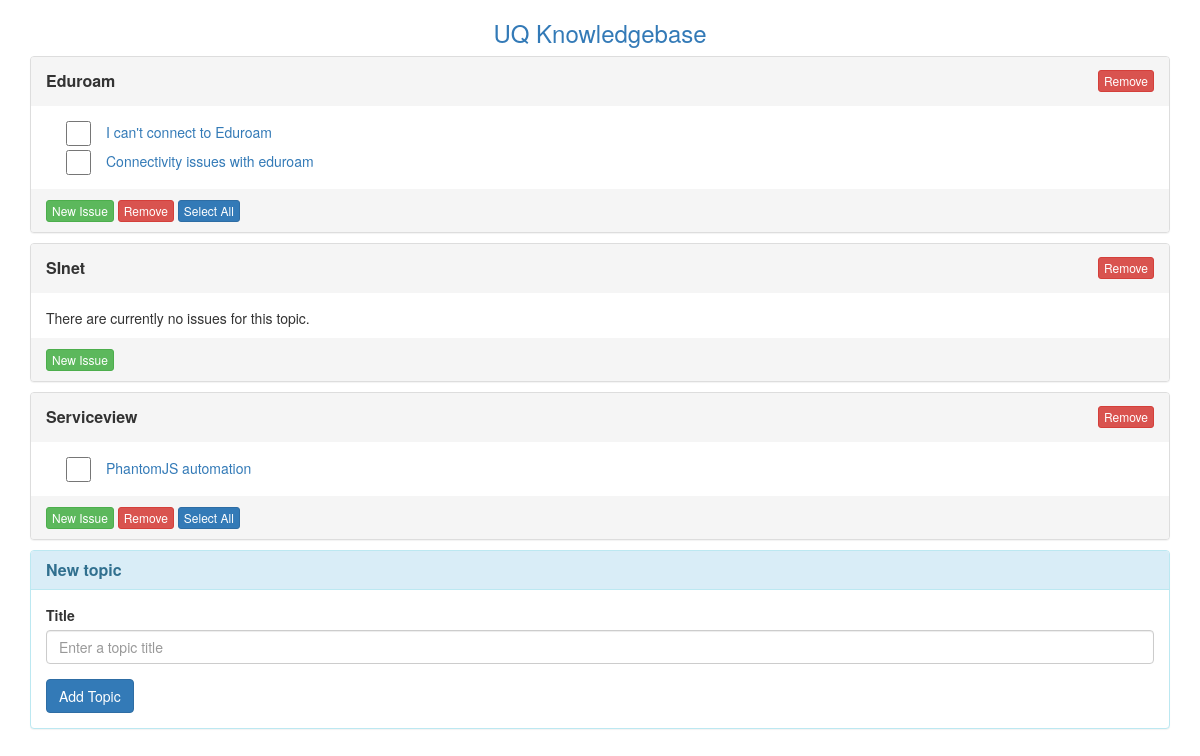
/uq-knowledgebase/editTopics.php, run on the app's committed database.
### tables this page shows
CREATE TABLE IF NOT EXISTS `topics` (
  `topic_id` int(11) NOT NULL AUTO_INCREMENT,
  `name` text,
  PRIMARY KEY (`topic_id`)
);

CREATE TABLE IF NOT EXISTS `issues` (
  `topic_id` int(11) NOT NULL,
  `issue_id` int(11) NOT NULL AUTO_INCREMENT COMMENT 'Issue PK',
  `member_id` int(11) NOT NULL,
  `issue` text NOT NULL,
  `answer` longtext,
  `upvotes` int(11) NOT NULL DEFAULT '0',
  `downvotes` int(11) NOT NULL DEFAULT '0',
  `tags` text NOT NULL,
  `create_dt` datetime NOT NULL,
  `update_dt` datetime DEFAULT NULL,
  `revision` int(11) NOT NULL DEFAULT '1',
  `allow_comments` tinyint(1) NOT NULL DEFAULT '1',
  PRIMARY KEY (`issue_id`),
  KEY `topic_id` (`topic_id`),
  KEY `member_id` (`member_id`)
);

### uq-knowledgebase/inc/api.php (called while the page is built, shortened)
<?php
    class DataModel {
        private $db;
        public function __construct() {
            $db_user = "root";
            $db_pass = "pass";
            try {
                $this->db = new PDO("mysql:host=localhost;dbname=uqkb;charset=utf8",
                    $db_user, $db_pass, array(
                        PDO::ATTR_PERSISTENT => true,
                        PDO::ATTR_EMULATE_PREPARES => false,
                        PDO::ATTR_ERRMODE => PDO::ERRMODE_EXCEPTION));
            } catch (PDOException $e) {
                echo "Error connecting to database " . $e->getMessage() . "<br />";
            }
        }
        public function getAllTopics() {
            $query = "SELECT * FROM topics";
            $stmt = $this->db->prepare($query);
            $stmt->execute();
            $result = $stmt->fetchAll(PDO::FETCH_ASSOC);
            return $result;
        }
        public function getAllIssues($topicID) {
            $query = "SELECT *, (upvotes - downvotes) AS score FROM issues WHERE topic_id = ? ORDER BY score DESC";
            $stmt = $this->db->prepare($query);
            $stmt->execute(array($topicID));
            $result = $stmt->fetchAll(PDO::FETCH_ASSOC);
            return $result;
        }
    }
    $model = new DataModel();
?>

### uq-knowledgebase/editTopics.php (the view, shortened to what this page needs)
<?php
    include("inc/api.php");
?>
<!DOCTYPE html>
<html>
    <head>
        <?php include("inc/head.php"); ?>
    </head>
    <body>
        <div class="container">
            <div class="row">
                <div class="col-md-12">
                    <h3 class="text-center"><a href="topics.php">UQ Knowledgebase</a></h3>
                    <div class="panel-group" id="accordion">
                    <?php if ($topics = ($model->getAllTopics())) : ?>
                        <?php foreach($topics as $topic) : ?>
                            <div class="panel panel-default" style="margin-bottom:10px">
                                <div class="panel-heading" style="overflow:hidden">
                                    <h3 class="panel-title post-title pull-left" style="line-height:1.8">
                                        <a data-toggle="collapse" data-parent="#accordion" href="#<?php echo $topic['topic_id'] ?>">
                                            <?php echo $topic['name'] ?>
                                        </a>
                                    </h3>
                                    <div id="removeTopic" class="pull-right">
                                        <form action="inc/api.php?ap=removeTopic" method="POST">
                                            <button type="submit" class="btn btn-xs btn-danger" style="margin-top:3px">Remove</button>
                                        </form>
                                    </div>
                                </div>
                                <div id="<?php echo $topic['topic_id'] ?>" class="panel-collapse collapse in">
                                    <form method="POST" action="inc/api.php?ap=deleteIssues">
                                        <div class="panel-body" style="padding-bottom:0px">
                                            <?php if ($issues = ($model->getAllIssues($topic['topic_id']))) : ?>
                                            <ul class="issuelist-editable">
                                                <?php foreach($issues as $issue) : ?>
                                                    <li>
                                                        <input type="checkbox" name="issue[]" value="<?php echo $issue['issue_id']; ?>">
                                                        <label>
                                                            <a href="editIssue.php?id=<?php echo $issue['issue_id']; ?>"><?php echo $issue['issue'] ?></a>
                                                        </label>
                                                    </li>
                                                <?php endforeach; ?>
                                            </ul>
                                            <?php else : ?>
                                            <p>There are currently no issues for this topic.</p>
                                            <?php endif; ?>
                                        </div>
                                        <div class="panel-footer">
                                            <a href="newIssue.php?id=<?php echo $topic['topic_id']; ?>"><button type="button" class="btn btn-xs btn-success">New Issue</button></a>
                                            <?php if ($issues) : ?>
                                            <button type="submit" class="btn btn-xs btn-danger remove">Remove</button>
                                            <button type="button" class="btn btn-xs btn-primary selectall">Select All</button>
                                            <?php endif; ?>
                                        </div>
                                    </form>
                                </div>
                            </div>
                        <?php endforeach; ?>
                    <?php else : ?>
                        <div class="alert alert-info text-center">There are currently no topics</div>
                    <?php endif; ?>
                        <div class="panel panel-info" style="margin-bottom:10px">
                            <div class="panel-heading">
                                <h3 class="panel-title post-title">New topic</h3>
                            </div>
                            <div id="new-topic" class="panel-collapse collapse in">
                                <div class="panel-body">
                                    <form method="POST" action="inc/api.php?ap=newTopic">
                                        <div class="form-group">
                                            <label for="inputTitle" class="control-label">Title</label>
                                            <input type="text" name="topicTitle" class="form-control" id="inputTitle" placeholder="Enter a topic title">
                                        </div>
                                        <button type="submit" class="btn btn-primary">Add Topic</button>
                                    </form>
                                </div>
                            </div>
                        </div>
                    </div>
                </div>
            </div>
        </div>
    </body>
</html>

### data on the page
topics: name "Eduroam", shows "Remove"
issues: issue "I can't connect to Eduroam"
issues: issue "Connectivity issues with eduroam"
topics: name "SInet", shows "There are currently no issues for this topic."
topics: name "Serviceview", shows "Remove"
issues: issue "PhantomJS automation"
